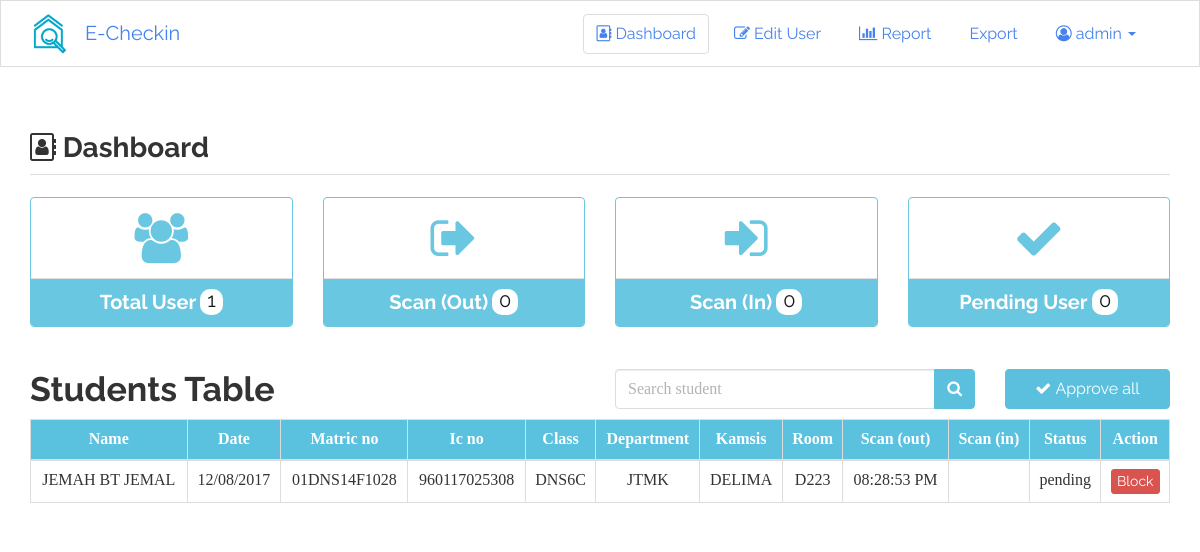
/admin_dashboard.php (signed in), run on the app's committed database.
### tables this page shows
CREATE TABLE `public` (
  `ic` varchar(15) DEFAULT NULL,
  `masuk` varchar(15) DEFAULT NULL,
  `keluar` varchar(15) DEFAULT NULL,
  `tarikh` varchar(15) DEFAULT NULL,
  `status` varchar(15) DEFAULT NULL
);

CREATE TABLE `user` (
  `ic` varchar(15) NOT NULL,
  `nama` varchar(100) NOT NULL,
  `no_matrik` varchar(15) NOT NULL,
  `kelas` varchar(15) NOT NULL,
  `jabatan` varchar(15) NOT NULL,
  `kamsis` varchar(15) NOT NULL,
  `no_bilik` varchar(15) DEFAULT NULL
);

### admin_dashboard.php (the view, shortened to what this page needs)
<?php
  require 'header.php';
  require_once 'connection.php';
?>
<body>
  <nav class="navbar navbar-default">
    <div class="container">
      <div class="navbar-header">
        <img class="navbar-brand" src="images/e_checkin.png"><a class="navbar-brand" href="#">E-Checkin</a>
      </div>
      <div id="navbar" class="navbar-collapse collapse">
        <ul class="nav navbar-nav navbar-right">
          <li class="active"><a href="admin_dashboard.php"><i class="fa fa-address-book-o" aria-hidden="true"></i>&nbspDashboard</a></li>
          <li><a href="admin_edit.php"><i class="fa fa-pencil-square-o" aria-hidden="true"></i>&nbspEdit User</a></li>
          <li><a href="admin_report.php"><i class="fa fa-bar-chart" aria-hidden="true"></i>&nbspReport</a></li>
          <li><a href="#">Export</a></li>
          <li class="dropdown">
            <a class="dropdown-toggle" data-toggle="dropdown" href="#"><i class="fa fa-user-circle-o" aria-hidden="true"></i>&nbsp<?php echo $_SESSION['login_user']; ?>
            <span class="caret"></span></a>
          </li>
        </ul>
      </div>
    </div>
  </nav>
  <div class="container">
    <h3 class="page-header"><i class="fa fa-address-book-o" aria-hidden="true"></i>&nbspDashboard</h3>
    <div id="dashboard">
      <div class="row placeholders">
        <div class="col-sm-3">
          <div class="panel panel-info quick-panel">
            <div class="panel-body">
              <i class="fa fa-users" aria-hidden="true"></i>
            </div>
            <div class="panel-footer">
              <h4>Total User</h4>
              <span class="badge">
                <?php
                  $total = mysqli_query($conn, "SELECT COUNT(ic) as total FROM user");
                  $row = mysqli_fetch_array($total);
                  echo $row['total'];
                ?>
              </span>
            </div>
          </div>
        </div>
        <div class="col-sm-3">
          <div class="panel panel-info quick-panel">
            <div class="panel-body">
              <i class="fa fa-sign-out" aria-hidden="true"></i>
            </div>
            <div class="panel-footer">
              <h4>Scan (Out)</h4>
              <span class="badge">
                <?php
                  $total = mysqli_query($conn, "SELECT count(keluar) as total FROM public WHERE keluar!='' AND masuk='' AND tarikh=date_format(now(), '%d/%m/%Y')");
                  $row = mysqli_fetch_array($total);
                  echo $row['total'];
                ?>
              </span>
            </div>
          </div>
        </div>
        <div class="col-sm-3">
          <div class="panel panel-info quick-panel">
            <div class="panel-body">
              <i class="fa fa-sign-in" aria-hidden="true"></i>
            </div>
            <div class="panel-footer">
              <h4>Scan (In)</h4>
              <span class="badge">
                <?php
                  $total = mysqli_query($conn, "SELECT count(masuk) as total FROM public WHERE keluar!='' AND masuk!='' AND tarikh=date_format(now(), '%d/%m/%Y')");
                  $row = mysqli_fetch_array($total);
                  echo $row['total'];
                ?>
              </span>
            </div>
          </div>
        </div>
        <div class="col-sm-3">
          <div class="panel panel-info quick-panel">
            <div class="panel-body">
              <i class="fa fa-check" aria-hidden="true"></i>
            </div>
            <div class="panel-footer">
              <h4>Pending User
                <span class="badge">
                  <?php
                    $total = mysqli_query($conn, "SELECT count(status) as total FROM public WHERE status='pending' AND tarikh=date_format(now(), '%d/%m/%Y')");
                    $row = mysqli_fetch_array($total);
                    echo $row['total'];
                  ?>
                </span>
              </h4>
            </div>
          </div>
        </div>
      </div>
    </div>
    <div class="row">
      <div class="col-md-6">
        <h2>Students Table</h2>
      </div>
      <div class="col-md-6">
        <div class="row">
          <div class="col-md-8">
            <div class="input-group information">
              <input type="text" class="form-control" placeholder="Search student" id="search_field">
              <div class="input-group-btn">
                <button class="btn btn-info" type="submit">
                  <i class="fa fa-search" aria-hidden="true"></i>
                </button>
              </div>
            </div>
          </div>
          <div class="col-md-4">
            <form action="<?php echo htmlspecialchars($_SERVER['PHP_SELF']); ?>" method="post">
              <button type="submit" class="btn btn-info btn-block information" name="approve"><i class="fa fa-check" aria-hidden="true"></i>&nbspApprove all</button>
            </form>
          </div><br>
        </div>
      </div>
    </div>
    <div id="admin-table" class="table-responsive">
        <table id="myTable" class="table table-hover table-bordered">
          <thead>
            <tr class="table-bg myHead">
              <th>Name</th>
              <th>Date</th>
              <th>Matric no</th>
              <th>Ic no</th>
              <th>Class</th>
              <th>Department</th>
              <th>Kamsis</th>
              <th>Room</th>
              <th>Scan (out)</th>
              <th>Scan (in)</th>
              <th>Status</th>
              <th>Action</th>
            </tr>
          </thead>
            <tbody>
              <?php
                  $sql = "SELECT nama, tarikh, no_matrik, user.ic, kelas, jabatan, kamsis, no_bilik, keluar, masuk, status
                  FROM user JOIN public ON user.ic = public.ic WHERE masuk=''";
                  $result = mysqli_query($conn,$sql);
                  while ($row = mysqli_fetch_array($result)) {
                  echo "<tr>";
                  echo "<td>" . $row['nama'] . "</td>";
                  echo "<td>" . $row['tarikh'] . "</td>";
                  echo "<td>" . $row['no_matrik'] . "</td>";
                  echo "<td>" . $row['ic'] . "</td>";
                  echo "<td>" . $row['kelas'] . "</td>";
                  echo "<td>" . $row['jabatan'] . "</td>";
                  echo "<td>" . $row['kamsis'] . "</td>";
                  echo "<td>" . $row['no_bilik'] . "</td>";
                  echo "<td>" . $row['keluar'] . "</td>";
                  echo "<td>" . $row['masuk'] . "</td>";
                  echo "<td>" . $row['status'] . "</td>";
                  echo "<td>
                          <form method='POST' action='".htmlspecialchars($_SERVER['PHP_SELF'])."'>
                            <input type='hidden' name='ic' value='".$row['ic']."'>
                            <button type='submit' name='block' class='btn btn-xs btn-danger'>Block</button>
                          </form>
                        </td>";
                  echo "</tr>";
                }
              ?>
            </tbody>
        </table>
    </div>
  </div>
</body>
<?php require 'footer.php'; ?>

### header.php (shortened to what this page needs)
<!DOCTYPE html>
<html>
    <head>
        <link rel="stylesheet" href="css/readable.bootstrap.min.css">
        <link rel="stylesheet" href="css/style.css">
        <link rel="stylesheet" href="css/font-awesome.min.css">
    </head>

### footer.php (shortened to what this page needs)
</html>

### css/style.css (style rules this page uses)
th, tr { text-align: center; }
.quick-panel { text-align: center; opacity: 0.9; }
.quick-panel h4 { display: inline; }
.quick-panel i { color: #5ac1de; font-size: 50px; }
.quick-panel .badge { font-size: 20px; background-color: #fff !important; color: #000; }
.quick-panel .panel-footer { background-color: #5ac1de; color: #fff; }
.table-bg { background-color: #5ac1de; color: #fff; }
.navbar { border-radius: 0 !important; }
.information { margin-top: 20px; }

### data on the page
public: ic.nama "JEMAH BT JEMAL", tarikh "12/08/2017", ic.no_matrik "01DNS14F1028", ic.ic "960117025308", ic.kelas "DNS6C", ic.jabatan "JTMK", ic.kamsis "DELIMA", ic.no_bilik "D223", keluar "08:28:53 PM", status "pending"

### other printed values
$_SESSION['login_user'] "admin"
$row['total'] "1"
$row['total'] "0"
